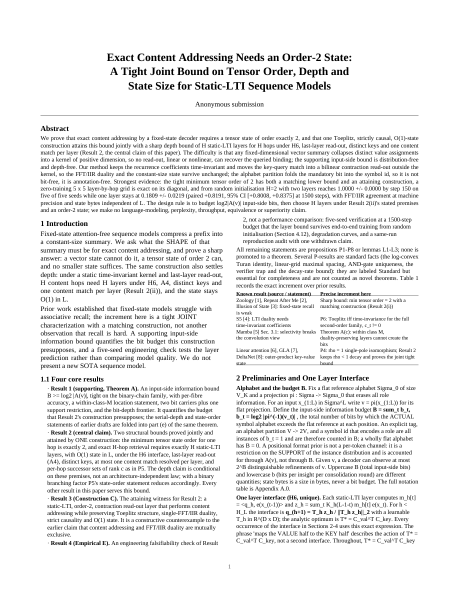
#> input picture deliver_relayout/page01.png, 918 x 1188 px (shown at 1/2 size)
$ python -i camera_source.py   (imports and definitions only)   (older library calls are emulated)
#> lines starting #> are read from the running program, lines starting #| are printed output that depends on the picture
#> further down, picture is the input picture: shape (1188, 918, 3); min 0, max 255, mean 236.8
# Copyright 2026 (C) Lu'an Qingnai Sciences Technology Co., Ltd. / 六安市青奈科技有限责任公司
# -*- coding: utf-8 -*-
"""CameraSource - 摄像头信号捕获模块.

从物理摄像头捕获原始电信号, 预处理为 ViT 接受的张量格式.

信号流:
  摄像头传感器 (CMOS/CCD) → 原始电信号 → 模数转换 →
  OpenCV 帧 → 预处理 (去噪/归一化/尺寸) → Torch Tensor

设计原则:
  1. 非阻塞捕获: 后台线程持续拉流, 主线程随时取最新帧
  2. 断线重连: 摄像头断开后自动恢复
  3. 零拷贝: 尽可能复用内存缓冲区
  4. 纯 Python: 仅依赖 opencv-python + torch

使用:
  >>> source = CameraSource(camera_id=0, fps=30, img_size=224)
  >>> source.start()
  >>> frame_tensor = source.read()  # (1, 3, 224, 224) normalized
  >>> source.stop()
"""

from __future__ import annotations

import threading
import time
import math
from typing import Optional, Tuple, Dict, Any

import numpy as np

try:
    import cv2
    CV2_AVAILABLE = True
except ImportError:
    CV2_AVAILABLE = False

import simplcore.tensor as torch
from simplcore.tensor.nn import functional as F


class FrameQualityAnalyzer:
    """帧质量分析器 - 检测模糊、过曝、欠曝、噪点."""

    def __init__(self, blur_threshold: float = 30.0, exposure_min: float = 10.0, exposure_max: float = 245.0):
        self.blur_threshold = blur_threshold
        self.exposure_min = exposure_min
        self.exposure_max = exposure_max

    def analyze(self, frame: np.ndarray) -> Dict[str, Any]:
        """分析帧质量.

        Returns:
            dict: 包含质量指标.
        """
        gray = cv2.cvtColor(frame, cv2.COLOR_RGB2GRAY)

        blur_score = self._compute_blur(gray)
#> in _compute_blur, `laplacian = cv2.Laplacian(gray, cv2.CV_64F)`:
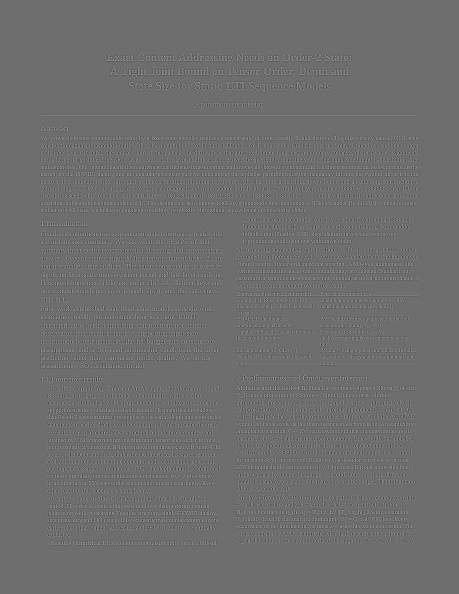
#> laplacian: shape (1188, 918) float64 (shown at 1/2 size); min -705, max 917, mean 0; drawn with min black and max white
#> blur_score = 14893.1
        exposure_score = self._compute_exposure(gray)
#> exposure_score = 236.8
        noise_score = self._compute_noise(gray)
#> noise_score = 122

        quality = self._compute_quality_score(blur_score, exposure_score, noise_score)

        return {
            "quality": quality,
            "blur_score": blur_score,
            "blur_status": "clear" if blur_score > self.blur_threshold else "blurry",
            "exposure_score": exposure_score,
            "exposure_status": self._classify_exposure(exposure_score),
            "noise_score": noise_score,
            "noise_status": "low" if noise_score < 10 else "high",
        }

    def _compute_blur(self, gray: np.ndarray) -> float:
        """使用拉普拉斯算子计算模糊度."""
        laplacian = cv2.Laplacian(gray, cv2.CV_64F)
        return laplacian.var()

    def _compute_exposure(self, gray: np.ndarray) -> float:
        """计算曝光值 (平均亮度)."""
        return np.mean(gray)

    def _compute_noise(self, gray: np.ndarray) -> float:
        """计算噪点估计."""
        laplacian = cv2.Laplacian(gray, cv2.CV_64F)
        return laplacian.std()

    def _classify_exposure(self, score: float) -> str:
        """分类曝光状态."""
        if score < self.exposure_min:
            return "underexposed"
        elif score > self.exposure_max:
            return "overexposed"
        else:
            return "good"

    def _compute_quality_score(self, blur: float, exposure: float, noise: float) -> float:
        """综合质量评分 (0-1)."""
#> called with blur = 14893.1, exposure = 236.8, noise = 122
        blur_factor = min(1.0, blur / self.blur_threshold)
#> blur_factor = 1
        exposure_factor = 1.0 - abs(exposure - 128) / 128
#> exposure_factor = 0.15
        noise_factor = max(0.0, 1.0 - noise / 50)
#> noise_factor = 0

        return (blur_factor * 0.4 + exposure_factor * 0.4 + noise_factor * 0.2)


# [350 lines that did not run here, left out]


# ----------------------------------------------------------------------
# 自检 (需要摄像头)
# ----------------------------------------------------------------------
# [39 lines not run here, left out]

>>> import cv2
>>> picture = cv2.cvtColor(cv2.imread('../../deliver_relayout/page01.png'), cv2.COLOR_BGR2RGB)
>>> result = FrameQualityAnalyzer().analyze(picture)
#> in analyze, `quality = self._compute_quality_score(blur_score, exposure_score, nois..`: quality = 0.46
#> result = {'quality': 0.46, 'blur_score': 14893.1, 'blur_status': 'clear', 'exposure_score': 236.8, 'exposure_status': 'good', 'noise_score': 122, 'noise_status': 'high'}

$ run again, on deliver_relayout/page09.png
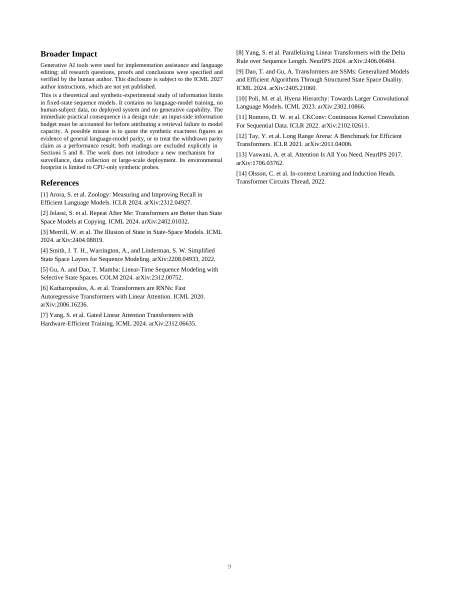
#> input picture deliver_relayout/page09.png, 918 x 1188 px (shown at 1/2 size)
#> picture is the input picture: shape (1188, 918, 3); min 0, max 255, mean 248.3
#> in _compute_blur, `laplacian = cv2.Laplacian(gray, cv2.CV_64F)`:
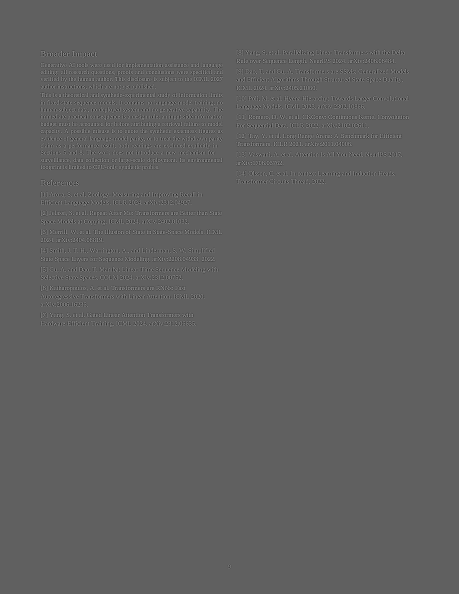
#> laplacian: shape (1188, 918) float64 (shown at 1/2 size); min -558, max 915, mean 0; drawn with min black and max white
#> blur_score = 6092.2
#> exposure_score = 248.3
#> noise_score = 78.05
#> blur_factor = 1
#> exposure_factor = 0.0605
#> noise_factor = 0
#> quality = 0.424
#> result = {'quality': 0.424, 'blur_score': 6092.2, 'blur_status': 'clear', 'exposure_score': 248.3, 'exposure_status': 'overexposed', 'noise_score': 78.05, 'noise_status': 'high'}
